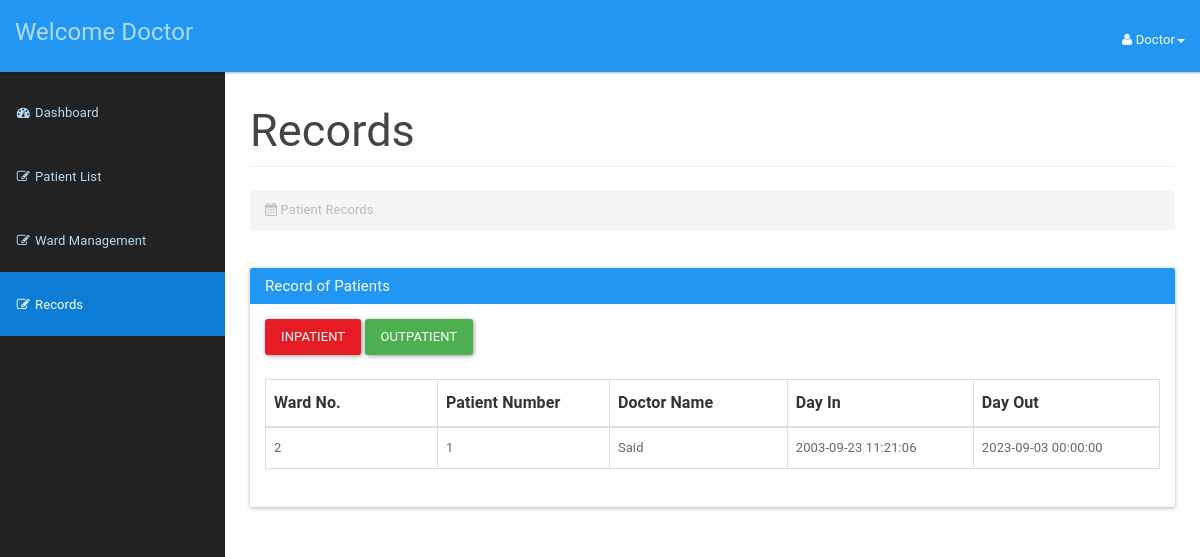
Screenshot of /hospitalsys/doctor/doctors.php (signed in) with the database file from the repository.
### tables this page shows
CREATE TABLE `doctor` (
  `icDoctor` bigint(12) NOT NULL,
  `password` varchar(20) NOT NULL,
  `doctorId` int(3) NOT NULL,
  `doctorFirstName` varchar(50) NOT NULL,
  `doctorLastName` varchar(50) NOT NULL,
  `doctorAddress` varchar(100) NOT NULL,
  `doctorPhone` varchar(15) NOT NULL,
  `doctorEmail` varchar(20) NOT NULL,
  `doctorDOB` date NOT NULL,
  `speciality` varchar(50) NOT NULL
);

CREATE TABLE `patienttreatment` (
  `id` int(11) NOT NULL,
  `icPatient` bigint(12) NOT NULL,
  `symptoms` text NOT NULL,
  `test` text NOT NULL,
  `suggestion` text NOT NULL,
  `treatment` text NOT NULL,
  `doctor` varchar(50) NOT NULL,
  `checkout` int(1) NOT NULL DEFAULT '0',
  `datein` datetime NOT NULL,
  `dateout` datetime NOT NULL,
  `ward` int(50) NOT NULL
);

### hospitalsys/doctor/doctors.php (the view, shortened to what this page needs)
<?php
include_once '../assets/conn/dbconnect.php';
$usersession = $_SESSION['doctorSession'];
$res=mysqli_query($con,"SELECT * FROM doctor WHERE doctorId=".$usersession);
$userRow=mysqli_fetch_array($res,MYSQLI_ASSOC);
?>
<!DOCTYPE html>
<html lang="en">
    <head>
        <link href="assets/css/material.css" rel="stylesheet">
        <link href="assets/css/sb-admin.css" rel="stylesheet">
        <link href="assets/css/time/bootstrap-clockpicker.css" rel="stylesheet">
        <link href="assets/css/style.css" rel="stylesheet">
        <link href="assets/font-awesome/css/font-awesome.css" rel="stylesheet">
    </head>
    <body>
        <div id="wrapper">
            <nav class="navbar navbar-inverse navbar-fixed-top" role="navigation">
                <div class="navbar-header">
                    <a class="navbar-brand" href="doctordashboard.php">Welcome <?php echo $userRow['doctorFirstName'];?></a>
                </div>
                <ul class="nav navbar-right top-nav">
                    <li class="dropdown">
                        <a href="#" class="dropdown-toggle" data-toggle="dropdown"><i class="fa fa-user"></i> <?php echo $userRow['doctorFirstName']; ?><b class="caret"></b></a>
                    </li>
                </ul>
                <div class="collapse navbar-collapse navbar-ex1-collapse">
                    <ul class="nav navbar-nav side-nav">
                         <li>
                            <a href="doctordashboard.php"><i class="fa fa-fw fa-dashboard"></i> Dashboard</a>
                        </li>
                        <li >
                            <a href="patientlist.php"><i class="fa fa-fw fa-edit"></i> Patient List</a>
                        </li>
                        <li >
                            <a href="wards.php"><i class="fa fa-fw fa-edit"></i> Ward  Management</a>
                        </li>
                        <li class="active">
                            <a href="doctors.php"><i class="fa fa-fw fa-edit"></i> Records</a>
                        </li>
                    </ul>
                </div>
            </nav>
            <div id="page-wrapper">
                <div class="container-fluid">
                    <div class="row">
                        <div class="col-lg-12">
                            <h2 class="page-header">
                            Records
                            </h2>
                            <ol class="breadcrumb">
                                <li class="active">
                                    <i class="fa fa-calendar"></i> Patient Records
                                </li>
                            </ol>
                        </div>
                    </div>
                    <div class="panel panel-primary filterable">
                        <div class="panel-heading">
                            <h3 class="panel-title">Record of Patients</h3>
                        </div>
                        <div class="panel-body">
                            <a class="btn btn-danger" href="inpatient.php">Inpatient</a>
                            <a class="btn btn-success" href="outpatient.php">Outpatient</a><br><br>
                        <table class="table table-hover table-bordered">
                            <thead>
                                <tr class="filters">
                                    <th><input type="text" class="form-control" placeholder="Ward No." disabled></th>
                                    <th><input type="text" class="form-control" placeholder="Patient Number" disabled></th>
                                    <th><input type="text" class="form-control" placeholder="Doctor Name" disabled></th>
                                    <th><input type="text" class="form-control" placeholder="Day In" disabled></th>
                                     <th><input type="text" class="form-control" placeholder="Day Out" disabled></th>
                                </tr>
                            </thead>
                            <?php
                            $result=mysqli_query($con,"SELECT * FROM patienttreatment ");
                            while ($patientRow=mysqli_fetch_array($result)) {
                                echo "<tbody>";
                                echo "<tr>";
                                    echo "<td>" . $patientRow['ward'] . "</td>";
                                    echo "<td>" . $patientRow['icPatient'] . "</td>";
                                    echo "<td>" . $patientRow['doctor'] . "</td>";
                                    echo "<td>" . $patientRow['datein'] . "</td>";
                                    echo "<td>" . ($patientRow['dateout']) . "</td>";
                            }
                                echo "</tr>";
                           echo "</tbody>";
                       echo "</table>";
                        ?>
                        </div>
                    </div>
                </div>
            </div>
    </body>
</html>

### hospitalsys/doctor/assets/css/sb-admin.css (style rules this page uses)
body { margin-top: 100px; background-color: #222; }
@media (min-width:768px) { body { margin-top: 50px; } }
#wrapper { padding-left: 0; }
#page-wrapper { min-height: 900px !important; width: 100%; padding: 0; background-color: #fff; }
@media (min-width:768px) { #wrapper { padding-left: 225px; } }
@media (min-width:768px) { #page-wrapper { padding: 10px; } }
.top-nav { padding: 0 15px; }
.top-nav>li { display: inline-block; float: left; }
.top-nav>li>a { padding-top: 17px; padding-bottom: 10px; line-height: 45px; color: white; }
@media (min-width:768px) { .side-nav { position: fixed; top: 80px; left: 225px; width: 225px; margin-left: -225px; border: none; border-radius: 0; overflow-y: auto; background-color: #222; bottom: 0; overflow-x: hidden; padding-bottom: 40px; } }
@media (min-width:768px) { .side-nav>li>a { width: 225px; } }

### hospitalsys/doctor/assets/css/style.css (style rules this page uses)
.filterable { margin-top: 15px; }
.filterable .filters input[disabled] { background-color: transparent; border: none; cursor: auto; box-shadow: none; padding: 0; height: auto; }

### rows the page displays
doctor: doctorFirstName "Doctor"
patienttreatment: ward "2", icPatient "1", doctor "Said", datein "2003-09-23 11:21:06", dateout "2023-09-03 00:00:00"
